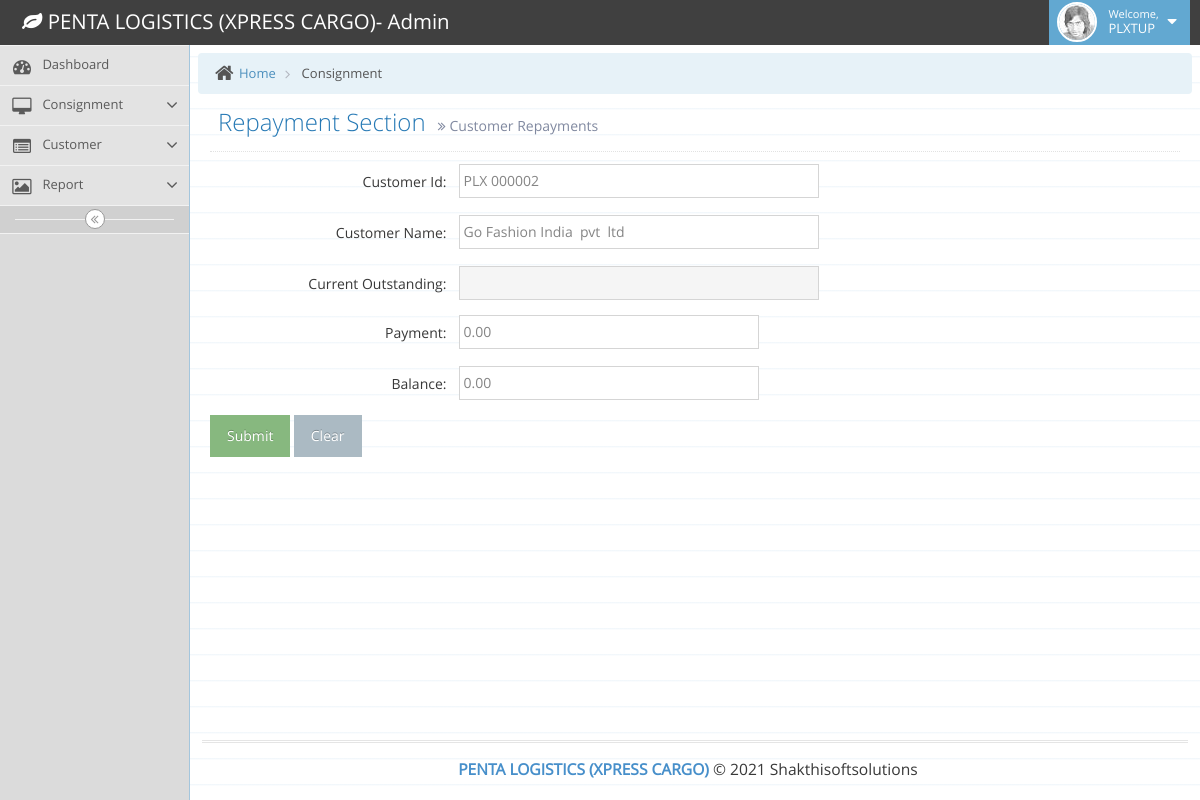
The app's page /admin/add-customer.php?ty=repay&editid=3 (signed in), older data.
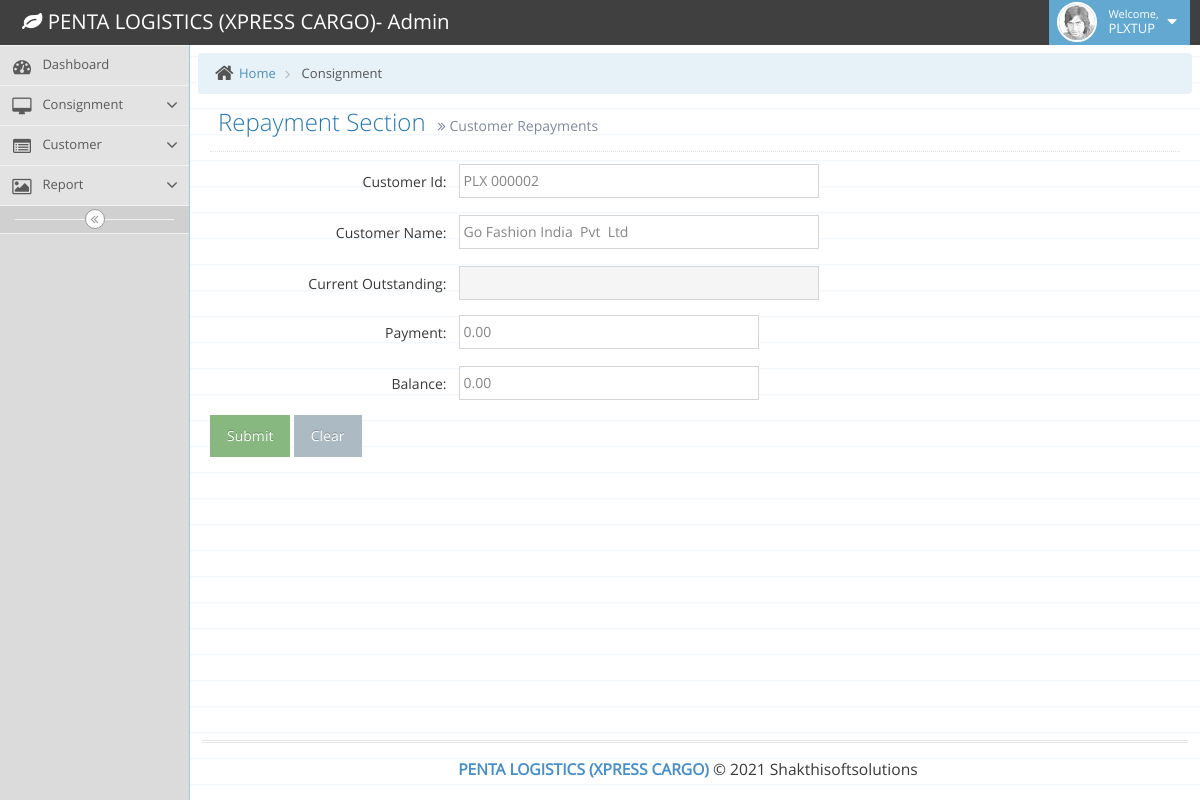
The same page, newer data.
### tables this page shows
CREATE TABLE `tbl_customer` (
  `cid` int(10) NOT NULL,
  `custID` varchar(100) NOT NULL,
  `consignor_name` varchar(100) NOT NULL,
  `Type` varchar(10) NOT NULL,
  `consignor_gst` varchar(50) NOT NULL,
  `consignor_phone` varchar(12) NOT NULL,
  `consignor_add` varchar(200) NOT NULL,
  `freight` varchar(100) NOT NULL,
  `boxrate` varchar(50) NOT NULL,
  `waych` varchar(100) NOT NULL,
  `insch` varchar(100) NOT NULL,
  `othch` varchar(100) NOT NULL,
  `odach` varchar(100) NOT NULL,
  `topaych` varchar(100) NOT NULL,
  `bala` varchar(100) NOT NULL,
  `cre_dt` date NOT NULL,
  `status` varchar(20) NOT NULL,
  `User_Access` varchar(10) NOT NULL DEFAULT 'Branch'
);

### admin/add-customer.php (the view, shortened to what the changed rows need)
<?php
include("database.php");
if ((isset($_SESSION)) && (isset($_SESSION['uid']))) {
	if (isset($_GET['ty'])) {
		if ($_GET['ty'] == 'add') {
			$mobile = "";
			$title = "Add Customer";
			if (isset($_POST['search'])) {
				if ($_POST['mobile'] != "") {
					$mobile = " And consignor_phone ='" . $_POST['mobile'] . "' or custID='" . $_POST['mobile'] . "'";
				}
			}
			if (isset($_POST['export_data'])) {
				require_once("excelwriter.class.php");
				$rec = array();
				$excel = new ExcelWriter("customerdetails.xls");
				if ($excel == false)
					echo $excel->error;
				$myArr = array("");
				$myArr = array("CUSTOMER DETAILS");
				$excel->writeLine($myArr);
				$myArr = array("");
				$excel->writeLine($myArr);
				$myArr = array("SNo", "Customer Name", "GSTIN No", "Phone No.", "Address", "Kg Rate", "Box Rate", "Waybill Charges", "Insurance Charges", "Other Charges", "ODA Charges", "Topay Charges", "Created Date");
				$excel->writeLine($myArr);
				$qry = mysqli_query($dbConn, "SELECT * from tbl_customer where status='A'");
				if ($qry != false) {
					$i = 1;
					while ($res = mysqli_fetch_array($qry)) {
						$myArr = array($i, $res['consignor_name'], $res['consignor_gst'], $res['consignor_phone'], $res['consignor_add'], $res['freight'], $res['boxrate'], $res['waych'], $res['insch'], $res['othch'], $res['odach'], $res['topaych'], $res['cre_dt']);
						array_push($rec, $myArr);
						$excel->writeLine($myArr);
						$i++;
					}
				}
				$file = "customerdetails.xls";
				header('Content-Description: File Transfer');
				header('Content-Type: application/octet-stream');
				header('Content-Disposition: attachment; filename=' . basename($file));
				header('Content-Transfer-Encoding: binary');
				header('Expires: 0');
				header('Cache-Control: must-revalidate');
				header('Pragma: public');
				header('Content-Length: ' . filesize($file));
				ob_clean();
				flush();
				readfile($file);
			}
		} elseif ($_GET['ty'] == 'edit') {
			$title = "Edit Customer";
			$Cust_ID = $_GET['editid'];
		} elseif ($_GET['ty'] == 'repay') {
			$title = "Customer Repayments";
		}
?>
		<!DOCTYPE html>
		<html lang="en">
		<head>
			<link rel="stylesheet" href="assets/css/bootstrap.min.css" />
			<link rel="stylesheet" href="assets/font-awesome/4.5.0/css/font-awesome.min.css" />
			<link rel="stylesheet" href="assets/css/ace.min.css" class="ace-main-stylesheet" id="main-ace-style" />
			<link rel="stylesheet" href="assets/css/ace-skins.min.css" />
			<link rel="stylesheet" href="assets/css/ace-rtl.min.css" />
			<link rel="stylesheet" href="assets/css/bootstrap-datetimepicker.min.css" />
		</head>
		<body class="skin-3">
			<div class="main-container ace-save-state" id="main-container">
					<?php
					include("sidebar.php");
					?>
				<div class="main-content">
					<div class="main-content-inner">
						<?php
						if (isset($_GET['ty'])) {
							if ($_GET['ty'] == "repay") {
								$sqlms = mysqli_query($dbConn, "Select * from tbl_customer where cid = '" . $_GET['editid'] . "'");
								$rowms = mysqli_fetch_array($sqlms);
						?> <div class="page-content">
									<div class="page-header">
										<h1>
											Repayment Section
											<small>
												<i class="ace-icon fa fa-angle-double-right"></i>
												<?php echo $title; ?>
											</small>
										</h1>
									</div>
									<div class="row">
										<div class="col-xs-12">
											<form class="form-horizontal" method="POST" action="add-customer.php?ac=repay&ty=repay&editid=<?php echo $_GET['editid']; ?>">
												<div class="form-group">
													<label class="control-label col-xs-12 col-sm-3 no-padding-right" for="custID">Customer Id:</label>
													<div class="col-xs-12 col-sm-9">
														<div class="clearfix">
															<input type="text" name="custID" id="custID" class="col-xs-12 col-sm-6" value="<?php echo $rowms['custID']; ?>" />
														</div>
													</div>
												</div>
												<div class="space-2"></div>
												<div class="form-group">
													<label class="control-label col-xs-12 col-sm-3 no-padding-right" for="consignor">Customer Name:</label>
													<div class="col-xs-12 col-sm-9">
														<div class="clearfix">
															<input type="text" name="consignor" id="consignor" class="col-xs-12 col-sm-6" value="<?php echo $rowms['consignor_name']; ?>" />
														</div>
													</div>
												</div>
												<div class="space-2"></div>
												<div class="form-group">
													<label class="control-label col-xs-12 col-sm-3 no-padding-right" for="outstanding">Current Outstanding:</label>
													<div class="col-xs-12 col-sm-9">
														<div class="clearfix">
															<input type="text" name="outstanding" id="outstanding" class="col-xs-12 col-sm-6" value="<?php echo $rowms['bala']; ?>" readonly />
														</div>
													</div>
												</div>
												<div class="form-group">
													<label class="control-label col-xs-12 col-sm-3 no-padding-right" for="payment">Payment:</label>
													<div class="col-xs-12 col-sm-9">
														<div class="clearfix">
															<input type="number" name="payment" id="payment" class="col-xs-12 col-sm-5 " value="0.00" />
														</div>
													</div>
												</div>
												<div class="space-2"></div>
												<div class="form-group">
													<label class="control-label col-xs-12 col-sm-3 no-padding-right" for="balance">Balance:</label>
													<div class="col-xs-12 col-sm-9">
														<div class="clearfix">
															<input type="number" name="balance" id="balance" class="col-xs-12 col-sm-5 " value="0.00" />
														</div>
													</div>
												</div>
												<div>
													<button class="btn btn-success btn-next" type="Submit"> Submit</button> <button class="btn btn-prev">Clear</button>
												</div>
											</form>
										</div>
									</div>
								</div>
						<?php
							}
						}
						?>
					</div>
				</div>
			</div>
		</body>
<?php
	}
} ?>

Row changes from the older to the newer data that the page shows:
changed tbl_customer "PLX 000002": consignor "Go Fashion India pvt ltd" → "Go Fashion India Pvt Ltd"
